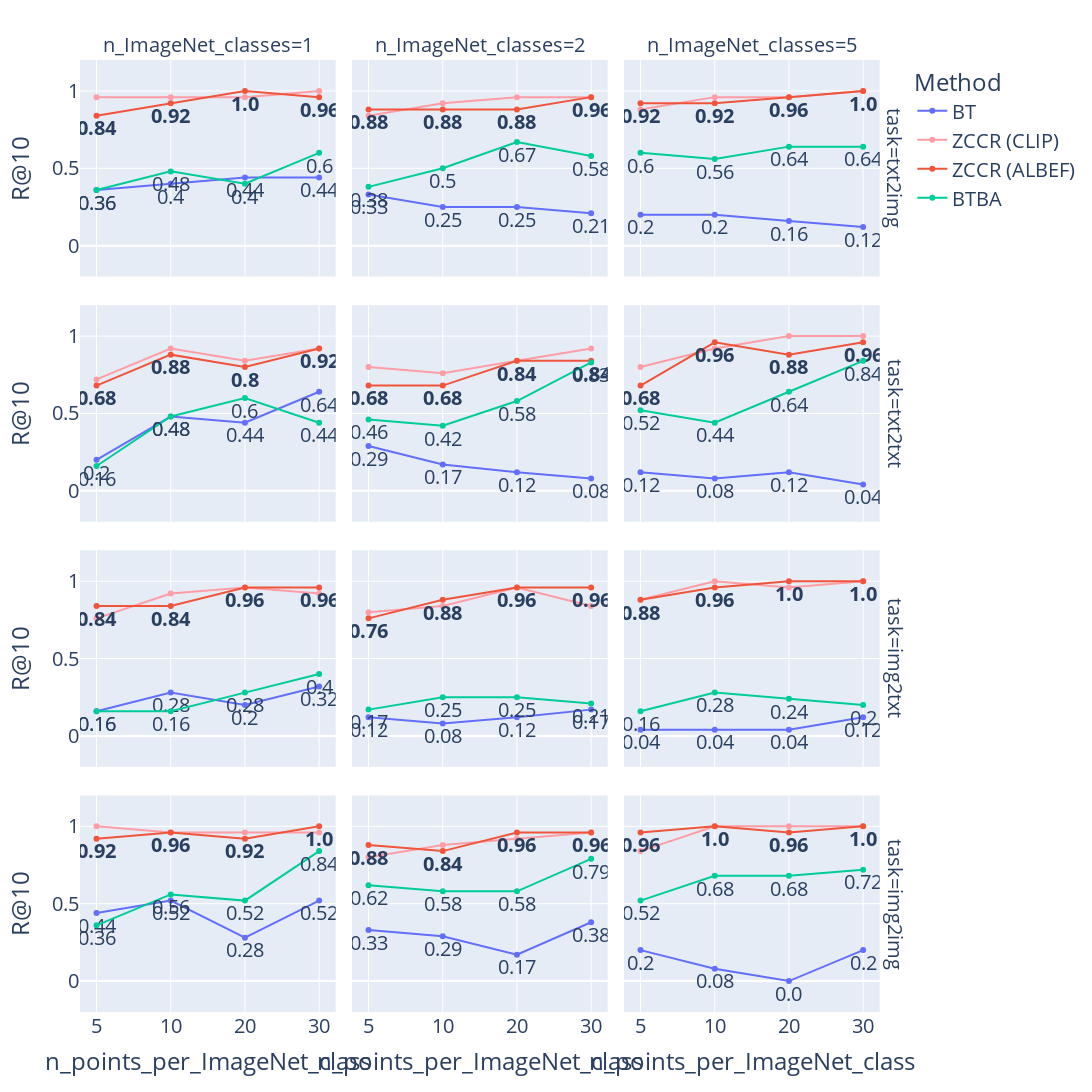

Source (notebook cell):
### Code cell
def text(recall, row):
    if row == 'ZCCR (ALBEF)':
        return '<b>{}</b>'.format(str(recall))
    if row != 'ZCCR (CLIP)':
        return str(recall)
    return ''

for dataset in ['coco', 'flickr30k']:

    # BT
    df           = pd.read_csv('results/bt_metrics.csv')
    df           = df.rename(columns={'recall': 'R@10'})

    df           = df.loc[df['tokenization'] == '_lemma']
    df           = df[df['dataset']==dataset]
    df['Method'] = ['BT']*len(df)

    tagger       = df[['Method', 'task', 'dataset', 'n_seeds', 'n_points_per_class', 'pool size', 'R@10', 'map']]

    # BTBA
    df           = pd.read_csv('results/btba_metrics.csv')
    df           = df.rename(columns={'recall': 'R@10'})

    df           = df.loc[df['tokenization'] == '_lemma']
    df           = df[df['dataset']==dataset]
    df['Method'] = ['BTBA']*len(df)

    tagger_bert_2  = df[['Method', 'task', 'dataset', 'n_seeds', 'n_points_per_class', 'pool size', 'R@10', 'map']]

    # ZCCR recall@10
    df = pd.read_csv('results/zccr_metrics.csv')
    df = df.rename(columns={'recall': 'R@10', 'n_points_per_cluster':'n_points_per_class'})

    df = df[df['n_seeds'] != 3]
    df = df[df['proj']    == 'pca']
    df = df[df['dataset'] == dataset]
    df = df[df['clustering'] == 'agglomerative']
    df = df[df['representative'] == 'centroid']
    df = df[df['cluster distance'] == 5]
    df['Method'] = df['model'].map(lambda x: 'ZCCR ({})'.format(x.upper()))
    # df = df[df['model'] == model]

    CRS      = df[['Method', 'task', 'dataset', 'n_seeds', 'n_points_per_class', 'pool size', 'R@10', 'map']]
    df_merged = tagger.append(CRS, ignore_index=True)
    # df_merged = df_merged.append(tagger_bert, ignore_index=True)
    df_merged = df_merged.append(tagger_bert_2, ignore_index=True)

    df_merged['n_points_per_seed'] = df_merged['n_points_per_class'].map(lambda e: str(e))
    df_merged['text'] = df_merged.apply(lambda x: text(x['R@10'],x['Method']), axis=1)
    df_merged         = df_merged[df_merged['n_seeds'] != 10]

    df_merged         = df_merged.rename(columns={'n_points_per_seed':'n_points_per_ImageNet_class',
                            'n_seeds':'n_ImageNet_classes'})

    fig = px.line(df_merged, x="n_points_per_ImageNet_class", y="R@10", text='text', color='Method', #line_dash='representative', 
                facet_row='task', facet_col='n_ImageNet_classes', category_orders={"task": ["txt2img", "txt2txt", "img2txt", "img2img"]},
                color_discrete_map={
                "ZCCR (CLIP)": "#FF9DA6",
                "ZCCR (ALBEF)": "#EF553B",
                "BTBA": "#00CC99",
                "BT": "#636EFA"},
                markers=True)

    fig.update_traces(textposition='bottom center')
    fig.update_layout(yaxis_range=[-0.2,1.2])
    fig.update_layout(
        autosize=False,
        width=1550,
        height=1600,
        showlegend=True,
        font=dict(
                size=20
        )
    )

    fig.write_image('charts/{}_bt_comparison_recall.png'.format(dataset))

### Figure 1 — Plotly figure (JSON) as saved in the notebook; plotly's stock layout.template omitted (floating-point values rounded to 4 significant figures)
{"data": [{"hovertemplate": "Method=BT<br>task=txt2img<br>n_ImageNet_classes=1<br>n_points_per_ImageNet_class=%{x}<br>R@10=%{y}<br>text=%{text}<extra></extra>", "legendgroup": "BT", "line": {"color": "#636EFA", "dash": "solid"}, "marker": {"symbol": "circle"}, "mode": "text+lines+markers", "name": "BT", "orientation": "v", "showlegend": true, "text": ["0.36", "0.4", "0.44", "0.44"], "textposition": "bottom center", "type": "scatter", "x": ["5", "10", "20", "30"], "xaxis": "x10", "y": [0.36, 0.4, 0.44, 0.44], "yaxis": "y10"}, {"hovertemplate": "Method=BT<br>task=txt2img<br>n_ImageNet_classes=2<br>n_points_per_ImageNet_class=%{x}<br>R@10=%{y}<br>text=%{text}<extra></extra>", "legendgroup": "BT", "line": {"color": "#636EFA", "dash": "solid"}, "marker": {"symbol": "circle"}, "mode": "text+lines+markers", "name": "BT", "orientation": "v", "showlegend": false, "text": ["0.33", "0.25", "0.25", "0.21"], "textposition": "bottom center", "type": "scatter", "x": ["5", "10", "20", "30"], "xaxis": "x11", "y": [0.33, 0.25, 0.25, 0.21], "yaxis": "y11"}, {"hovertemplate": "Method=BT<br>task=txt2img<br>n_ImageNet_classes=5<br>n_points_per_ImageNet_class=%{x}<br>R@10=%{y}<br>text=%{text}<extra></extra>", "legendgroup": "BT", "line": {"color": "#636EFA", "dash": "solid"}, "marker": {"symbol": "circle"}, "mode": "text+lines+markers", "name": "BT", "orientation": "v", "showlegend": false, "text": ["0.2", "0.2", "0.16", "0.12"], "textposition": "bottom center", "type": "scatter", "x": ["5", "10", "20", "30"], "xaxis": "x12", "y": [0.2, 0.2, 0.16, 0.12], "yaxis": "y12"}, {"hovertemplate": "Method=BT<br>task=txt2txt<br>n_ImageNet_classes=1<br>n_points_per_ImageNet_class=%{x}<br>R@10=%{y}<br>text=%{text}<extra></extra>", "legendgroup": "BT", "line": {"color": "#636EFA", "dash": "solid"}, "marker": {"symbol": "circle"}, "mode": "text+lines+markers", "name": "BT", "orientation": "v", "showlegend": false, "text": ["0.2", "0.48", "0.44", "0.64"], "textposition": "bottom center", "type": "scatter", "x": ["5", "10", "20", "30"], "xaxis": "x7", "y": [0.2, 0.48, 0.44, 0.64], "yaxis": "y7"}, {"hovertemplate": "Method=BT<br>task=txt2txt<br>n_ImageNet_classes=2<br>n_points_per_ImageNet_class=%{x}<br>R@10=%{y}<br>text=%{text}<extra></extra>", "legendgroup": "BT", "line": {"color": "#636EFA", "dash": "solid"}, "marker": {"symbol": "circle"}, "mode": "text+lines+markers", "name": "BT", "orientation": "v", "showlegend": false, "text": ["0.29", "0.17", "0.12", "0.08"], "textposition": "bottom center", "type": "scatter", "x": ["5", "10", "20", "30"], "xaxis": "x8", "y": [0.29, 0.17, 0.12, 0.08], "yaxis": "y8"}, {"hovertemplate": "Method=BT<br>task=txt2txt<br>n_ImageNet_classes=5<br>n_points_per_ImageNet_class=%{x}<br>R@10=%{y}<br>text=%{text}<extra></extra>", "legendgroup": "BT", "line": {"color": "#636EFA", "dash": "solid"}, "marker": {"symbol": "circle"}, "mode": "text+lines+markers", "name": "BT", "orientation": "v", "showlegend": false, "text": ["0.12", "0.08", "0.12", "0.04"], "textposition": "bottom center", "type": "scatter", "x": ["5", "10", "20", "30"], "xaxis": "x9", "y": [0.12, 0.08, 0.12, 0.04], "yaxis": "y9"}, {"hovertemplate": "Method=BT<br>task=img2txt<br>n_ImageNet_classes=1<br>n_points_per_ImageNet_class=%{x}<br>R@10=%{y}<br>text=%{text}<extra></extra>", "legendgroup": "BT", "line": {"color": "#636EFA", "dash": "solid"}, "marker": {"symbol": "circle"}, "mode": "text+lines+markers", "name": "BT", "orientation": "v", "showlegend": false, "text": ["0.16", "0.28", "0.2", "0.32"], "textposition": "bottom center", "type": "scatter", "x": ["5", "10", "20", "30"], "xaxis": "x4", "y": [0.16, 0.28, 0.2, 0.32], "yaxis": "y4"}, {"hovertemplate": "Method=BT<br>task=img2txt<br>n_ImageNet_classes=2<br>n_points_per_ImageNet_class=%{x}<br>R@10=%{y}<br>text=%{text}<extra></extra>", "legendgroup": "BT", "line": {"color": "#636EFA", "dash": "solid"}, "marker": {"symbol": "circle"}, "mode": "text+lines+markers", "name": "BT", "orientation": "v", "showlegend": false, "text": ["0.12", "0.08", "0.12", "0.17"], "textposition": "bottom center", "type": "scatter", "x": ["5", "10", "20", "30"], "xaxis": "x5", "y": [0.12, 0.08, 0.12, 0.17], "yaxis": "y5"}, {"hovertemplate": "Method=BT<br>task=img2txt<br>n_ImageNet_classes=5<br>n_points_per_ImageNet_class=%{x}<br>R@10=%{y}<br>text=%{text}<extra></extra>", "legendgroup": "BT", "line": {"color": "#636EFA", "dash": "solid"}, "marker": {"symbol": "circle"}, "mode": "text+lines+markers", "name": "BT", "orientation": "v", "showlegend": false, "text": ["0.04", "0.04", "0.04", "0.12"], "textposition": "bottom center", "type": "scatter", "x": ["5", "10", "20", "30"], "xaxis": "x6", "y": [0.04, 0.04, 0.04, 0.12], "yaxis": "y6"}, {"hovertemplate": "Method=BT<br>task=img2img<br>n_ImageNet_classes=1<br>n_points_per_ImageNet_class=%{x}<br>R@10=%{y}<br>text=%{text}<extra></extra>", "legendgroup": "BT", "line": {"color": "#636EFA", "dash": "solid"}, "marker": {"symbol": "circle"}, "mode": "text+lines+markers", "name": "BT", "orientation": "v", "showlegend": false, "text": ["0.44", "0.52", "0.28", "0.52"], "textposition": "bottom center", "type": "scatter", "x": ["5", "10", "20", "30"], "xaxis": "x", "y": [0.44, 0.52, 0.28, 0.52], "yaxis": "y"}, {"hovertemplate": "Method=BT<br>task=img2img<br>n_ImageNet_classes=2<br>n_points_per_ImageNet_class=%{x}<br>R@10=%{y}<br>text=%{text}<extra></extra>", "legendgroup": "BT", "line": {"color": "#636EFA", "dash": "solid"}, "marker": {"symbol": "circle"}, "mode": "text+lines+markers", "name": "BT", "orientation": "v", "showlegend": false, "text": ["0.33", "0.29", "0.17", "0.38"], "textposition": "bottom center", "type": "scatter", "x": ["5", "10", "20", "30"], "xaxis": "x2", "y": [0.33, 0.29, 0.17, 0.38], "yaxis": "y2"}, {"hovertemplate": "Method=BT<br>task=img2img<br>n_ImageNet_classes=5<br>n_points_per_ImageNet_class=%{x}<br>R@10=%{y}<br>text=%{text}<extra></extra>", "legendgroup": "BT", "line": {"color": "#636EFA", "dash": "solid"}, "marker": {"symbol": "circle"}, "mode": "text+lines+markers", "name": "BT", "orientation": "v", "showlegend": false, "text": ["0.2", "0.08", "0.0", "0.2"], "textposition": "bottom center", "type": "scatter", "x": ["5", "10", "20", "30"], "xaxis": "x3", "y": [0.2, 0.08, 0, 0.2], "yaxis": "y3"}, {"hovertemplate": "Method=ZCCR (CLIP)<br>task=txt2img<br>n_ImageNet_classes=1<br>n_points_per_ImageNet_class=%{x}<br>R@10=%{y}<br>text=%{text}<extra></extra>", "legendgroup": "ZCCR (CLIP)", "line": {"color": "#FF9DA6", "dash": "solid"}, "marker": {"symbol": "circle"}, "mode": "text+lines+markers", "name": "ZCCR (CLIP)", "orientation": "v", "showlegend": true, "text": ["", "", "", ""], "textposition": "bottom center", "type": "scatter", "x": ["5", "10", "20", "30"], "xaxis": "x10", "y": [0.96, 0.96, 0.96, 1], "yaxis": "y10"}, {"hovertemplate": "Method=ZCCR (CLIP)<br>task=txt2img<br>n_ImageNet_classes=2<br>n_points_per_ImageNet_class=%{x}<br>R@10=%{y}<br>text=%{text}<extra></extra>", "legendgroup": "ZCCR (CLIP)", "line": {"color": "#FF9DA6", "dash": "solid"}, "marker": {"symbol": "circle"}, "mode": "text+lines+markers", "name": "ZCCR (CLIP)", "orientation": "v", "showlegend": false, "text": ["", "", "", ""], "textposition": "bottom center", "type": "scatter", "x": ["5", "10", "20", "30"], "xaxis": "x11", "y": [0.84, 0.92, 0.96, 0.96], "yaxis": "y11"}, {"hovertemplate": "Method=ZCCR (CLIP)<br>task=txt2img<br>n_ImageNet_classes=5<br>n_points_per_ImageNet_class=%{x}<br>R@10=%{y}<br>text=%{text}<extra></extra>", "legendgroup": "ZCCR (CLIP)", "line": {"color": "#FF9DA6", "dash": "solid"}, "marker": {"symbol": "circle"}, "mode": "text+lines+markers", "name": "ZCCR (CLIP)", "orientation": "v", "showlegend": false, "text": ["", "", "", ""], "textposition": "bottom center", "type": "scatter", "x": ["5", "10", "20", "30"], "xaxis": "x12", "y": [0.88, 0.96, 0.96, 1], "yaxis": "y12"}, {"hovertemplate": "Method=ZCCR (CLIP)<br>task=txt2txt<br>n_ImageNet_classes=1<br>n_points_per_ImageNet_class=%{x}<br>R@10=%{y}<br>text=%{text}<extra></extra>", "legendgroup": "ZCCR (CLIP)", "line": {"color": "#FF9DA6", "dash": "solid"}, "marker": {"symbol": "circle"}, "mode": "text+lines+markers", "name": "ZCCR (CLIP)", "orientation": "v", "showlegend": false, "text": ["", "", "", ""], "textposition": "bottom center", "type": "scatter", "x": ["5", "10", "20", "30"], "xaxis": "x7", "y": [0.72, 0.92, 0.84, 0.92], "yaxis": "y7"}, {"hovertemplate": "Method=ZCCR (CLIP)<br>task=txt2txt<br>n_ImageNet_classes=2<br>n_points_per_ImageNet_class=%{x}<br>R@10=%{y}<br>text=%{text}<extra></extra>", "legendgroup": "ZCCR (CLIP)", "line": {"color": "#FF9DA6", "dash": "solid"}, "marker": {"symbol": "circle"}, "mode": "text+lines+markers", "name": "ZCCR (CLIP)", "orientation": "v", "showlegend": false, "text": ["", "", "", ""], "textposition": "bottom center", "type": "scatter", "x": ["5", "10", "20", "30"], "xaxis": "x8", "y": [0.8, 0.76, 0.84, 0.92], "yaxis": "y8"}, {"hovertemplate": "Method=ZCCR (CLIP)<br>task=txt2txt<br>n_ImageNet_classes=5<br>n_points_per_ImageNet_class=%{x}<br>R@10=%{y}<br>text=%{text}<extra></extra>", "legendgroup": "ZCCR (CLIP)", "line": {"color": "#FF9DA6", "dash": "solid"}, "marker": {"symbol": "circle"}, "mode": "text+lines+markers", "name": "ZCCR (CLIP)", "orientation": "v", "showlegend": false, "text": ["", "", "", ""], "textposition": "bottom center", "type": "scatter", "x": ["5", "10", "20", "30"], "xaxis": "x9", "y": [0.8, 0.92, 1, 1], "yaxis": "y9"}, {"hovertemplate": "Method=ZCCR (CLIP)<br>task=img2txt<br>n_ImageNet_classes=1<br>n_points_per_ImageNet_class=%{x}<br>R@10=%{y}<br>text=%{text}<extra></extra>", "legendgroup": "ZCCR (CLIP)", "line": {"color": "#FF9DA6", "dash": "solid"}, "marker": {"symbol": "circle"}, "mode": "text+lines+markers", "name": "ZCCR (CLIP)", "orientation": "v", "showlegend": false, "text": ["", "", "", ""], "textposition": "bottom center", "type": "scatter", "x": ["5", "10", "20", "30"], "xaxis": "x4", "y": [0.76, 0.92, 0.96, 0.92], "yaxis": "y4"}, {"hovertemplate": "Method=ZCCR (CLIP)<br>task=img2txt<br>n_ImageNet_classes=2<br>n_points_per_ImageNet_class=%{x}<br>R@10=%{y}<br>text=%{text}<extra></extra>", "legendgroup": "ZCCR (CLIP)", "line": {"color": "#FF9DA6", "dash": "solid"}, "marker": {"symbol": "circle"}, "mode": "text+lines+markers", "name": "ZCCR (CLIP)", "orientation": "v", "showlegend": false, "text": ["", "", "", ""], "textposition": "bottom center", "type": "scatter", "x": ["5", "10", "20", "30"], "xaxis": "x5", "y": [0.8, 0.84, 0.96, 0.84], "yaxis": "y5"}, {"hovertemplate": "Method=ZCCR (CLIP)<br>task=img2txt<br>n_ImageNet_classes=5<br>n_points_per_ImageNet_class=%{x}<br>R@10=%{y}<br>text=%{text}<extra></extra>", "legendgroup": "ZCCR (CLIP)", "line": {"color": "#FF9DA6", "dash": "solid"}, "marker": {"symbol": "circle"}, "mode": "text+lines+markers", "name": "ZCCR (CLIP)", "orientation": "v", "showlegend": false, "text": ["", "", "", ""], "textposition": "bottom center", "type": "scatter", "x": ["5", "10", "20", "30"], "xaxis": "x6", "y": [0.88, 1, 0.96, 1], "yaxis": "y6"}, {"hovertemplate": "Method=ZCCR (CLIP)<br>task=img2img<br>n_ImageNet_classes=1<br>n_points_per_ImageNet_class=%{x}<br>R@10=%{y}<br>text=%{text}<extra></extra>", "legendgroup": "ZCCR (CLIP)", "line": {"color": "#FF9DA6", "dash": "solid"}, "marker": {"symbol": "circle"}, "mode": "text+lines+markers", "name": "ZCCR (CLIP)", "orientation": "v", "showlegend": false, "text": ["", "", "", ""], "textposition": "bottom center", "type": "scatter", "x": ["5", "10", "20", "30"], "xaxis": "x", "y": [1, 0.96, 0.96, 0.96], "yaxis": "y"}, {"hovertemplate": "Method=ZCCR (CLIP)<br>task=img2img<br>n_ImageNet_classes=2<br>n_points_per_ImageNet_class=%{x}<br>R@10=%{y}<br>text=%{text}<extra></extra>", "legendgroup": "ZCCR (CLIP)", "line": {"color": "#FF9DA6", "dash": "solid"}, "marker": {"symbol": "circle"}, "mode": "text+lines+markers", "name": "ZCCR (CLIP)", "orientation": "v", "showlegend": false, "text": ["", "", "", ""], "textposition": "bottom center", "type": "scatter", "x": ["5", "10", "20", "30"], "xaxis": "x2", "y": [0.8, 0.88, 0.92, 0.96], "yaxis": "y2"}, {"hovertemplate": "Method=ZCCR (CLIP)<br>task=img2img<br>n_ImageNet_classes=5<br>n_points_per_ImageNet_class=%{x}<br>R@10=%{y}<br>text=%{text}<extra></extra>", "legendgroup": "ZCCR (CLIP)", "line": {"color": "#FF9DA6", "dash": "solid"}, "marker": {"symbol": "circle"}, "mode": "text+lines+markers", "name": "ZCCR (CLIP)", "orientation": "v", "showlegend": false, "text": ["", "", "", ""], "textposition": "bottom center", "type": "scatter", "x": ["5", "10", "20", "30"], "xaxis": "x3", "y": [0.84, 1, 1, 1], "yaxis": "y3"}, {"hovertemplate": "Method=ZCCR (ALBEF)<br>task=txt2img<br>n_ImageNet_classes=1<br>n_points_per_ImageNet_class=%{x}<br>R@10=%{y}<br>text=%{text}<extra></extra>", "legendgroup": "ZCCR (ALBEF)", "line": {"color": "#EF553B", "dash": "solid"}, "marker": {"symbol": "circle"}, "mode": "text+lines+markers", "name": "ZCCR (ALBEF)", "orientation": "v", "showlegend": true, "text": ["<b>0.84</b>", "<b>0.92</b>", "<b>1.0</b>", "<b>0.96</b>"], "textposition": "bottom center", "type": "scatter", "x": ["5", "10", "20", "30"], "xaxis": "x10", "y": [0.84, 0.92, 1, 0.96], "yaxis": "y10"}, {"hovertemplate": "Method=ZCCR (ALBEF)<br>task=txt2img<br>n_ImageNet_classes=2<br>n_points_per_ImageNet_class=%{x}<br>R@10=%{y}<br>text=%{text}<extra></extra>", "legendgroup": "ZCCR (ALBEF)", "line": {"color": "#EF553B", "dash": "solid"}, "marker": {"symbol": "circle"}, "mode": "text+lines+markers", "name": "ZCCR (ALBEF)", "orientation": "v", "showlegend": false, "text": ["<b>0.88</b>", "<b>0.88</b>", "<b>0.88</b>", "<b>0.96</b>"], "textposition": "bottom center", "type": "scatter", "x": ["5", "10", "20", "30"], "xaxis": "x11", "y": [0.88, 0.88, 0.88, 0.96], "yaxis": "y11"}, {"hovertemplate": "Method=ZCCR (ALBEF)<br>task=txt2img<br>n_ImageNet_classes=5<br>n_points_per_ImageNet_class=%{x}<br>R@10=%{y}<br>text=%{text}<extra></extra>", "legendgroup": "ZCCR (ALBEF)", "line": {"color": "#EF553B", "dash": "solid"}, "marker": {"symbol": "circle"}, "mode": "text+lines+markers", "name": "ZCCR (ALBEF)", "orientation": "v", "showlegend": false, "text": ["<b>0.92</b>", "<b>0.92</b>", "<b>0.96</b>", "<b>1.0</b>"], "textposition": "bottom center", "type": "scatter", "x": ["5", "10", "20", "30"], "xaxis": "x12", "y": [0.92, 0.92, 0.96, 1], "yaxis": "y12"}, {"hovertemplate": "Method=ZCCR (ALBEF)<br>task=txt2txt<br>n_ImageNet_classes=1<br>n_points_per_ImageNet_class=%{x}<br>R@10=%{y}<br>text=%{text}<extra></extra>", "legendgroup": "ZCCR (ALBEF)", "line": {"color": "#EF553B", "dash": "solid"}, "marker": {"symbol": "circle"}, "mode": "text+lines+markers", "name": "ZCCR (ALBEF)", "orientation": "v", "showlegend": false, "text": ["<b>0.68</b>", "<b>0.88</b>", "<b>0.8</b>", "<b>0.92</b>"], "textposition": "bottom center", "type": "scatter", "x": ["5", "10", "20", "30"], "xaxis": "x7", "y": [0.68, 0.88, 0.8, 0.92], "yaxis": "y7"}, {"hovertemplate": "Method=ZCCR (ALBEF)<br>task=txt2txt<br>n_ImageNet_classes=2<br>n_points_per_ImageNet_class=%{x}<br>R@10=%{y}<br>text=%{text}<extra></extra>", "legendgroup": "ZCCR (ALBEF)", "line": {"color": "#EF553B", "dash": "solid"}, "marker": {"symbol": "circle"}, "mode": "text+lines+markers", "name": "ZCCR (ALBEF)", "orientation": "v", "showlegend": false, "text": ["<b>0.68</b>", "<b>0.68</b>", "<b>0.84</b>", "<b>0.84</b>"], "textposition": "bottom center", "type": "scatter", "x": ["5", "10", "20", "30"], "xaxis": "x8", "y": [0.68, 0.68, 0.84, 0.84], "yaxis": "y8"}, {"hovertemplate": "Method=ZCCR (ALBEF)<br>task=txt2txt<br>n_ImageNet_classes=5<br>n_points_per_ImageNet_class=%{x}<br>R@10=%{y}<br>text=%{text}<extra></extra>", "legendgroup": "ZCCR (ALBEF)", "line": {"color": "#EF553B", "dash": "solid"}, "marker": {"symbol": "circle"}, "mode": "text+lines+markers", "name": "ZCCR (ALBEF)", "orientation": "v", "showlegend": false, "text": ["<b>0.68</b>", "<b>0.96</b>", "<b>0.88</b>", "<b>0.96</b>"], "textposition": "bottom center", "type": "scatter", "x": ["5", "10", "20", "30"], "xaxis": "x9", "y": [0.68, 0.96, 0.88, 0.96], "yaxis": "y9"}, {"hovertemplate": "Method=ZCCR (ALBEF)<br>task=img2txt<br>n_ImageNet_classes=1<br>n_points_per_ImageNet_class=%{x}<br>R@10=%{y}<br>text=%{text}<extra></extra>", "legendgroup": "ZCCR (ALBEF)", "line": {"color": "#EF553B", "dash": "solid"}, "marker": {"symbol": "circle"}, "mode": "text+lines+markers", "name": "ZCCR (ALBEF)", "orientation": "v", "showlegend": false, "text": ["<b>0.84</b>", "<b>0.84</b>", "<b>0.96</b>", "<b>0.96</b>"], "textposition": "bottom center", "type": "scatter", "x": ["5", "10", "20", "30"], "xaxis": "x4", "y": [0.84, 0.84, 0.96, 0.96], "yaxis": "y4"}, {"hovertemplate": "Method=ZCCR (ALBEF)<br>task=img2txt<br>n_ImageNet_classes=2<br>n_points_per_ImageNet_class=%{x}<br>R@10=%{y}<br>text=%{text}<extra></extra>", "legendgroup": "ZCCR (ALBEF)", "line": {"color": "#EF553B", "dash": "solid"}, "marker": {"symbol": "circle"}, "mode": "text+lines+markers", "name": "ZCCR (ALBEF)", "orientation": "v", "showlegend": false, "text": ["<b>0.76</b>", "<b>0.88</b>", "<b>0.96</b>", "<b>0.96</b>"], "textposition": "bottom center", "type": "scatter", "x": ["5", "10", "20", "30"], "xaxis": "x5", "y": [0.76, 0.88, 0.96, 0.96], "yaxis": "y5"}, {"hovertemplate": "Method=ZCCR (ALBEF)<br>task=img2txt<br>n_ImageNet_classes=5<br>n_points_per_ImageNet_class=%{x}<br>R@10=%{y}<br>text=%{text}<extra></extra>", "legendgroup": "ZCCR (ALBEF)", "line": {"color": "#EF553B", "dash": "solid"}, "marker": {"symbol": "circle"}, "mode": "text+lines+markers", "name": "ZCCR (ALBEF)", "orientation": "v", "showlegend": false, "text": ["<b>0.88</b>", "<b>0.96</b>", "<b>1.0</b>", "<b>1.0</b>"], "textposition": "bottom center", "type": "scatter", "x": ["5", "10", "20", "30"], "xaxis": "x6", "y": [0.88, 0.96, 1, 1], "yaxis": "y6"}, {"hovertemplate": "Method=ZCCR (ALBEF)<br>task=img2img<br>n_ImageNet_classes=1<br>n_points_per_ImageNet_class=%{x}<br>R@10=%{y}<br>text=%{text}<extra></extra>", "legendgroup": "ZCCR (ALBEF)", "line": {"color": "#EF553B", "dash": "solid"}, "marker": {"symbol": "circle"}, "mode": "text+lines+markers", "name": "ZCCR (ALBEF)", "orientation": "v", "showlegend": false, "text": ["<b>0.92</b>", "<b>0.96</b>", "<b>0.92</b>", "<b>1.0</b>"], "textposition": "bottom center", "type": "scatter", "x": ["5", "10", "20", "30"], "xaxis": "x", "y": [0.92, 0.96, 0.92, 1], "yaxis": "y"}, {"hovertemplate": "Method=ZCCR (ALBEF)<br>task=img2img<br>n_ImageNet_classes=2<br>n_points_per_ImageNet_class=%{x}<br>R@10=%{y}<br>text=%{text}<extra></extra>", "legendgroup": "ZCCR (ALBEF)", "line": {"color": "#EF553B", "dash": "solid"}, "marker": {"symbol": "circle"}, "mode": "text+lines+markers", "name": "ZCCR (ALBEF)", "orientation": "v", "showlegend": false, "text": ["<b>0.88</b>", "<b>0.84</b>", "<b>0.96</b>", "<b>0.96</b>"], "textposition": "bottom center", "type": "scatter", "x": ["5", "10", "20", "30"], "xaxis": "x2", "y": [0.88, 0.84, 0.96, 0.96], "yaxis": "y2"}, {"hovertemplate": "Method=ZCCR (ALBEF)<br>task=img2img<br>n_ImageNet_classes=5<br>n_points_per_ImageNet_class=%{x}<br>R@10=%{y}<br>text=%{text}<extra></extra>", "legendgroup": "ZCCR (ALBEF)", "line": {"color": "#EF553B", "dash": "solid"}, "marker": {"symbol": "circle"}, "mode": "text+lines+markers", "name": "ZCCR (ALBEF)", "orientation": "v", "showlegend": false, "text": ["<b>0.96</b>", "<b>1.0</b>", "<b>0.96</b>", "<b>1.0</b>"], "textposition": "bottom center", "type": "scatter", "x": ["5", "10", "20", "30"], "xaxis": "x3", "y": [0.96, 1, 0.96, 1], "yaxis": "y3"}, {"hovertemplate": "Method=BTBA<br>task=txt2img<br>n_ImageNet_classes=1<br>n_points_per_ImageNet_class=%{x}<br>R@10=%{y}<br>text=%{text}<extra></extra>", "legendgroup": "BTBA", "line": {"color": "#00CC99", "dash": "solid"}, "marker": {"symbol": "circle"}, "mode": "text+lines+markers", "name": "BTBA", "orientation": "v", "showlegend": true, "text": ["0.36", "0.48", "0.4", "0.6"], "textposition": "bottom center", "type": "scatter", "x": ["5", "10", "20", "30"], "xaxis": "x10", "y": [0.36, 0.48, 0.4, 0.6], "yaxis": "y10"}, {"hovertemplate": "Method=BTBA<br>task=txt2img<br>n_ImageNet_classes=2<br>n_points_per_ImageNet_class=%{x}<br>R@10=%{y}<br>text=%{text}<extra></extra>", "legendgroup": "BTBA", "line": {"color": "#00CC99", "dash": "solid"}, "marker": {"symbol": "circle"}, "mode": "text+lines+markers", "name": "BTBA", "orientation": "v", "showlegend": false, "text": ["0.38", "0.5", "0.67", "0.58"], "textposition": "bottom center", "type": "scatter", "x": ["5", "10", "20", "30"], "xaxis": "x11", "y": [0.38, 0.5, 0.67, 0.58], "yaxis": "y11"}, {"hovertemplate": "Method=BTBA<br>task=txt2img<br>n_ImageNet_classes=5<br>n_points_per_ImageNet_class=%{x}<br>R@10=%{y}<br>text=%{text}<extra></extra>", "legendgroup": "BTBA", "line": {"color": "#00CC99", "dash": "solid"}, "marker": {"symbol": "circle"}, "mode": "text+lines+markers", "name": "BTBA", "orientation": "v", "showlegend": false, "text": ["0.6", "0.56", "0.64", "0.64"], "textposition": "bottom center", "type": "scatter", "x": ["5", "10", "20", "30"], "xaxis": "x12", "y": [0.6, 0.56, 0.64, 0.64], "yaxis": "y12"}, {"hovertemplate": "Method=BTBA<br>task=txt2txt<br>n_ImageNet_classes=1<br>n_points_per_ImageNet_class=%{x}<br>R@10=%{y}<br>text=%{text}<extra></extra>", "legendgroup": "BTBA", "line": {"color": "#00CC99", "dash": "solid"}, "marker": {"symbol": "circle"}, "mode": "text+lines+markers", "name": "BTBA", "orientation": "v", "showlegend": false, "text": ["0.16", "0.48", "0.6", "0.44"], "textposition": "bottom center", "type": "scatter", "x": ["5", "10", "20", "30"], "xaxis": "x7", "y": [0.16, 0.48, 0.6, 0.44], "yaxis": "y7"}, {"hovertemplate": "Method=BTBA<br>task=txt2txt<br>n_ImageNet_classes=2<br>n_points_per_ImageNet_class=%{x}<br>R@10=%{y}<br>text=%{text}<extra></extra>", "legendgroup": "BTBA", "line": {"color": "#00CC99", "dash": "solid"}, "marker": {"symbol": "circle"}, "mode": "text+lines+markers", "name": "BTBA", "orientation": "v", "showlegend": false, "text": ["0.46", "0.42", "0.58", "0.83"], "textposition": "bottom center", "type": "scatter", "x": ["5", "10", "20", "30"], "xaxis": "x8", "y": [0.46, 0.42, 0.58, 0.83], "yaxis": "y8"}, {"hovertemplate": "Method=BTBA<br>task=txt2txt<br>n_ImageNet_classes=5<br>n_points_per_ImageNet_class=%{x}<br>R@10=%{y}<br>text=%{text}<extra></extra>", "legendgroup": "BTBA", "line": {"color": "#00CC99", "dash": "solid"}, "marker": {"symbol": "circle"}, "mode": "text+lines+markers", "name": "BTBA", "orientation": "v", "showlegend": false, "text": ["0.52", "0.44", "0.64", "0.84"], "textposition": "bottom center", "type": "scatter", "x": ["5", "10", "20", "30"], "xaxis": "x9", "y": [0.52, 0.44, 0.64, 0.84], "yaxis": "y9"}, {"hovertemplate": "Method=BTBA<br>task=img2txt<br>n_ImageNet_classes=1<br>n_points_per_ImageNet_class=%{x}<br>R@10=%{y}<br>text=%{text}<extra></extra>", "legendgroup": "BTBA", "line": {"color": "#00CC99", "dash": "solid"}, "marker": {"symbol": "circle"}, "mode": "text+lines+markers", "name": "BTBA", "orientation": "v", "showlegend": false, "text": ["0.16", "0.16", "0.28", "0.4"], "textposition": "bottom center", "type": "scatter", "x": ["5", "10", "20", "30"], "xaxis": "x4", "y": [0.16, 0.16, 0.28, 0.4], "yaxis": "y4"}, {"hovertemplate": "Method=BTBA<br>task=img2txt<br>n_ImageNet_classes=2<br>n_points_per_ImageNet_class=%{x}<br>R@10=%{y}<br>text=%{text}<extra></extra>", "legendgroup": "BTBA", "line": {"color": "#00CC99", "dash": "solid"}, "marker": {"symbol": "circle"}, "mode": "text+lines+markers", "name": "BTBA", "orientation": "v", "showlegend": false, "text": ["0.17", "0.25", "0.25", "0.21"], "textposition": "bottom center", "type": "scatter", "x": ["5", "10", "20", "30"], "xaxis": "x5", "y": [0.17, 0.25, 0.25, 0.21], "yaxis": "y5"}, {"hovertemplate": "Method=BTBA<br>task=img2txt<br>n_ImageNet_classes=5<br>n_points_per_ImageNet_class=%{x}<br>R@10=%{y}<br>text=%{text}<extra></extra>", "legendgroup": "BTBA", "line": {"color": "#00CC99", "dash": "solid"}, "marker": {"symbol": "circle"}, "mode": "text+lines+markers", "name": "BTBA", "orientation": "v", "showlegend": false, "text": ["0.16", "0.28", "0.24", "0.2"], "textposition": "bottom center", "type": "scatter", "x": ["5", "10", "20", "30"], "xaxis": "x6", "y": [0.16, 0.28, 0.24, 0.2], "yaxis": "y6"}, {"hovertemplate": "Method=BTBA<br>task=img2img<br>n_ImageNet_classes=1<br>n_points_per_ImageNet_class=%{x}<br>R@10=%{y}<br>text=%{text}<extra></extra>", "legendgroup": "BTBA", "line": {"color": "#00CC99", "dash": "solid"}, "marker": {"symbol": "circle"}, "mode": "text+lines+markers", "name": "BTBA", "orientation": "v", "showlegend": false, "text": ["0.36", "0.56", "0.52", "0.84"], "textposition": "bottom center", "type": "scatter", "x": ["5", "10", "20", "30"], "xaxis": "x", "y": [0.36, 0.56, 0.52, 0.84], "yaxis": "y"}, {"hovertemplate": "Method=BTBA<br>task=img2img<br>n_ImageNet_classes=2<br>n_points_per_ImageNet_class=%{x}<br>R@10=%{y}<br>text=%{text}<extra></extra>", "legendgroup": "BTBA", "line": {"color": "#00CC99", "dash": "solid"}, "marker": {"symbol": "circle"}, "mode": "text+lines+markers", "name": "BTBA", "orientation": "v", "showlegend": false, "text": ["0.62", "0.58", "0.58", "0.79"], "textposition": "bottom center", "type": "scatter", "x": ["5", "10", "20", "30"], "xaxis": "x2", "y": [0.62, 0.58, 0.58, 0.79], "yaxis": "y2"}, {"hovertemplate": "Method=BTBA<br>task=img2img<br>n_ImageNet_classes=5<br>n_points_per_ImageNet_class=%{x}<br>R@10=%{y}<br>text=%{text}<extra></extra>", "legendgroup": "BTBA", "line": {"color": "#00CC99", "dash": "solid"}, "marker": {"symbol": "circle"}, "mode": "text+lines+markers", "name": "BTBA", "orientation": "v", "showlegend": false, "text": ["0.52", "0.68", "0.68", "0.72"], "textposition": "bottom center", "type": "scatter", "x": ["5", "10", "20", "30"], "xaxis": "x3", "y": [0.52, 0.68, 0.68, 0.72], "yaxis": "y3"}], "layout": {"annotations": [{"font": {}, "showarrow": false, "text": "n_ImageNet_classes=1", "x": 0.1567, "xanchor": "center", "xref": "paper", "y": 1, "yanchor": "bottom", "yref": "paper"}, {"font": {}, "showarrow": false, "text": "n_ImageNet_classes=2", "x": 0.49, "xanchor": "center", "xref": "paper", "y": 1, "yanchor": "bottom", "yref": "paper"}, {"font": {}, "showarrow": false, "text": "n_ImageNet_classes=5", "x": 0.8233, "xanchor": "center", "xref": "paper", "y": 1, "yanchor": "bottom", "yref": "paper"}, {"font": {}, "showarrow": false, "text": "task=img2img", "textangle": 90, "x": 0.98, "xanchor": "left", "xref": "paper", "y": 0.1138, "yanchor": "middle", "yref": "paper"}, {"font": {}, "showarrow": false, "text": "task=img2txt", "textangle": 90, "x": 0.98, "xanchor": "left", "xref": "paper", "y": 0.3712, "yanchor": "middle", "yref": "paper"}, {"font": {}, "showarrow": false, "text": "task=txt2txt", "textangle": 90, "x": 0.98, "xanchor": "left", "xref": "paper", "y": 0.6288, "yanchor": "middle", "yref": "paper"}, {"font": {}, "showarrow": false, "text": "task=txt2img", "textangle": 90, "x": 0.98, "xanchor": "left", "xref": "paper", "y": 0.8862, "yanchor": "middle", "yref": "paper"}], "autosize": false, "font": {"size": 20}, "height": 1600, "legend": {"title": {"text": "Method"}, "tracegroupgap": 0}, "margin": {"t": 60}, "showlegend": true, "width": 1550, "xaxis": {"anchor": "y", "domain": [0, 0.3133], "title": {"text": "n_points_per_ImageNet_class"}}, "xaxis10": {"anchor": "y10", "domain": [0, 0.3133], "matches": "x", "showticklabels": false}, "xaxis11": {"anchor": "y11", "domain": [0.3333, 0.6467], "matches": "x", "showticklabels": false}, "xaxis12": {"anchor": "y12", "domain": [0.6667, 0.98], "matches": "x", "showticklabels": false}, "xaxis2": {"anchor": "y2", "domain": [0.3333, 0.6467], "matches": "x", "title": {"text": "n_points_per_ImageNet_class"}}, "xaxis3": {"anchor": "y3", "domain": [0.6667, 0.98], "matches": "x", "title": {"text": "n_points_per_ImageNet_class"}}, "xaxis4": {"anchor": "y4", "domain": [0, 0.3133], "matches": "x", "showticklabels": false}, "xaxis5": {"anchor": "y5", "domain": [0.3333, 0.6467], "matches": "x", "showticklabels": false}, "xaxis6": {"anchor": "y6", "domain": [0.6667, 0.98], "matches": "x", "showticklabels": false}, "xaxis7": {"anchor": "y7", "domain": [0, 0.3133], "matches": "x", "showticklabels": false}, "xaxis8": {"anchor": "y8", "domain": [0.3333, 0.6467], "matches": "x", "showticklabels": false}, "xaxis9": {"anchor": "y9", "domain": [0.6667, 0.98], "matches": "x", "showticklabels": false}, "yaxis": {"anchor": "x", "domain": [0, 0.2275], "range": [-0.2, 1.2], "title": {"text": "R@10"}}, "yaxis10": {"anchor": "x10", "domain": [0.7725, 1], "matches": "y", "title": {"text": "R@10"}}, "yaxis11": {"anchor": "x11", "domain": [0.7725, 1], "matches": "y", "showticklabels": false}, "yaxis12": {"anchor": "x12", "domain": [0.7725, 1], "matches": "y", "showticklabels": false}, "yaxis2": {"anchor": "x2", "domain": [0, 0.2275], "matches": "y", "showticklabels": false}, "yaxis3": {"anchor": "x3", "domain": [0, 0.2275], "matches": "y", "showticklabels": false}, "yaxis4": {"anchor": "x4", "domain": [0.2575, 0.485], "matches": "y", "title": {"text": "R@10"}}, "yaxis5": {"anchor": "x5", "domain": [0.2575, 0.485], "matches": "y", "showticklabels": false}, "yaxis6": {"anchor": "x6", "domain": [0.2575, 0.485], "matches": "y", "showticklabels": false}, "yaxis7": {"anchor": "x7", "domain": [0.515, 0.7425], "matches": "y", "title": {"text": "R@10"}}, "yaxis8": {"anchor": "x8", "domain": [0.515, 0.7425], "matches": "y", "showticklabels": false}, "yaxis9": {"anchor": "x9", "domain": [0.515, 0.7425], "matches": "y", "showticklabels": false}}}
